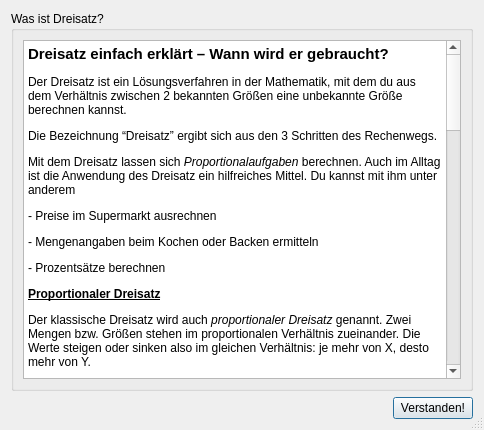
<?xml version="1.0" encoding="UTF-8"?>
<ui version="4.0">
 <class>DialogExplain</class>
 <widget class="QDialog" name="DialogExplain">
  <property name="geometry">
   <rect>
    <x>0</x>
    <y>0</y>
    <width>484</width>
    <height>430</height>
   </rect>
  </property>
  <property name="windowTitle">
   <string>Dreisatz-Hilfe</string>
  </property>
  <property name="sizeGripEnabled">
   <bool>true</bool>
  </property>
  <layout class="QGridLayout" name="gridLayout">
   <item row="0" column="0" colspan="2">
    <widget class="QGroupBox" name="groupBox">
     <property name="title">
      <string>Was ist Dreisatz?</string>
     </property>
     <layout class="QGridLayout" name="gridLayout_2">
      <item row="0" column="0">
       <widget class="QTextEdit" name="textEdit">
        <property name="readOnly">
         <bool>true</bool>
        </property>
        <property name="html">
         <string>&lt;!DOCTYPE HTML PUBLIC &quot;-//W3C//DTD HTML 4.0//EN&quot; &quot;http://www.w3.org/TR/REC-html40/strict.dtd&quot;&gt;
&lt;html&gt;&lt;head&gt;&lt;meta name=&quot;qrichtext&quot; content=&quot;1&quot; /&gt;&lt;meta charset=&quot;utf-8&quot; /&gt;&lt;style type=&quot;text/css&quot;&gt;
p, li { white-space: pre-wrap; }
hr { height: 1px; border-width: 0; }
li.unchecked::marker { content: &quot;\2610&quot;; }
li.checked::marker { content: &quot;\2612&quot;; }
&lt;/style&gt;&lt;/head&gt;&lt;body style=&quot; font-family:'Segoe UI'; font-size:9pt; font-weight:400; font-style:normal;&quot;&gt;
&lt;p style=&quot; margin-top:12px; margin-bottom:12px; margin-left:0px; margin-right:0px; -qt-block-indent:0; text-indent:0px;&quot;&gt;&lt;span style=&quot; font-size:11pt; font-weight:700;&quot;&gt;Dreisatz einfach erklärt – Wann wird er gebraucht?&lt;/span&gt;&lt;/p&gt;
&lt;p style=&quot; margin-top:12px; margin-bottom:12px; margin-left:0px; margin-right:0px; -qt-block-indent:0; text-indent:0px;&quot;&gt;Der Dreisatz ist ein Lösungsverfahren in der Mathematik, mit dem du aus dem Verhältnis zwischen 2 bekannten Größen eine unbekannte Größe berechnen kannst.&lt;/p&gt;
&lt;p style=&quot; margin-top:12px; margin-bottom:12px; margin-left:0px; margin-right:0px; -qt-block-indent:0; text-indent:0px;&quot;&gt;Die Bezeichnung “Dreisatz” ergibt sich aus den 3 Schritten des Rechenwegs.&lt;/p&gt;
&lt;p style=&quot; margin-top:12px; margin-bottom:12px; margin-left:0px; margin-right:0px; -qt-block-indent:0; text-indent:0px;&quot;&gt;Mit dem Dreisatz lassen sich &lt;span style=&quot; font-style:italic;&quot;&gt;Proportionalaufgaben&lt;/span&gt; berechnen. Auch im Alltag ist die Anwendung des Dreisatz ein hilfreiches Mittel. Du kannst mit ihm unter anderem&lt;/p&gt;
&lt;p style=&quot; margin-top:12px; margin-bottom:12px; margin-left:0px; margin-right:0px; -qt-block-indent:0; text-indent:0px;&quot;&gt;- Preise im Supermarkt ausrechnen&lt;/p&gt;
&lt;p style=&quot; margin-top:12px; margin-bottom:12px; margin-left:0px; margin-right:0px; -qt-block-indent:0; text-indent:0px;&quot;&gt;- Mengenangaben beim Kochen oder Backen ermitteln&lt;/p&gt;
&lt;p style=&quot; margin-top:12px; margin-bottom:12px; margin-left:0px; margin-right:0px; -qt-block-indent:0; text-indent:0px;&quot;&gt;- Prozentsätze berechnen&lt;/p&gt;
&lt;p style=&quot; margin-top:12px; margin-bottom:12px; margin-left:0px; margin-right:0px; -qt-block-indent:0; text-indent:0px;&quot;&gt;&lt;span style=&quot; font-weight:700; text-decoration: underline;&quot;&gt;Proportionaler Dreisatz&lt;/span&gt;&lt;/p&gt;
&lt;p style=&quot; margin-top:12px; margin-bottom:12px; margin-left:0px; margin-right:0px; -qt-block-indent:0; text-indent:0px;&quot;&gt;Der klassische Dreisatz wird auch &lt;span style=&quot; font-style:italic;&quot;&gt;proportionaler Dreisatz&lt;/span&gt; genannt. Zwei Mengen bzw. Größen stehen im proportionalen Verhältnis zueinander. Die Werte steigen oder sinken also im gleichen Verhältnis: je mehr von X, desto mehr von Y.&lt;/p&gt;
&lt;p style=&quot; margin-top:12px; margin-bottom:12px; margin-left:0px; margin-right:0px; -qt-block-indent:0; text-indent:0px;&quot;&gt;&lt;span style=&quot; font-weight:700; font-style:italic;&quot;&gt;Beispiel:&lt;/span&gt;&lt;/p&gt;
&lt;p style=&quot; margin-top:12px; margin-bottom:12px; margin-left:0px; margin-right:0px; -qt-block-indent:0; text-indent:0px;&quot;&gt;Stell dir vor, du möchtest drei Packungen Kekse kaufen. Eine Packung Kekse kostet 0,75 €. Dann kosten zwei Packungen Kekse dopppelt so viel (1,50 €) und drei Kekspackungen dreimal so viel (2,25 €). Das ist ein proportionales Verhältnis.&lt;/p&gt;
&lt;p style=&quot; margin-top:12px; margin-bottom:12px; margin-left:0px; margin-right:0px; -qt-block-indent:0; text-indent:0px;&quot;&gt;&lt;span style=&quot; font-weight:700;&quot;&gt;Proportionalen Dreisatz berechnen mit der Dreisatz Formel:&lt;/span&gt;&lt;/p&gt;
&lt;p style=&quot; margin-top:12px; margin-bottom:12px; margin-left:0px; margin-right:0px; -qt-block-indent:0; text-indent:0px;&quot;&gt;Zunächst wollen wir den Rechenweg anhand einer Aufgabe und einer Tabelle veranschaulichen.&lt;/p&gt;
&lt;p style=&quot; margin-top:12px; margin-bottom:12px; margin-left:0px; margin-right:0px; -qt-block-indent:0; text-indent:0px;&quot;&gt;Die Aufgabenstellung in einer Mathearbeit könnte lauten:&lt;/p&gt;
&lt;p style=&quot; margin-top:12px; margin-bottom:12px; margin-left:0px; margin-right:0px; -qt-block-indent:0; text-indent:0px;&quot;&gt;“Ihr steht im Supermarkt an der Käsetheke und wollt 3 kg Gouda kaufen. 5 Kilogramm Gouda kosten 25,50 Euro. Wieviel kosten 3 Kilogramm?”&lt;/p&gt;
&lt;p style=&quot; margin-top:12px; margin-bottom:12px; margin-left:0px; margin-right:0px; -qt-block-indent:0; text-indent:0px;&quot;&gt;Der Lösungweg ist eigentlich ganz einfach:&lt;/p&gt;
&lt;p style=&quot; margin-top:12px; margin-bottom:12px; margin-left:0px; margin-right:0px; -qt-block-indent:0; text-indent:0px;&quot;&gt;&lt;span style=&quot; font-style:italic; text-decoration: underline;&quot;&gt;Schritt 1: Datenerfassung&lt;/span&gt;&lt;/p&gt;
&lt;p style=&quot; margin-top:12px; margin-bottom:12px; margin-left:0px; margin-right:0px; -qt-block-indent:0; text-indent:0px;&quot;&gt;→ 5 kg Käse kosten 25,50 €&lt;/p&gt;
&lt;p style=&quot; margin-top:12px; margin-bottom:12px; margin-left:0px; margin-right:0px; -qt-block-indent:0; text-indent:0px;&quot;&gt;&lt;span style=&quot; font-style:italic; text-decoration: underline;&quot;&gt;Schritt 2: Preis für 1 kg berechnen&lt;/span&gt;&lt;/p&gt;
&lt;p style=&quot; margin-top:12px; margin-bottom:12px; margin-left:0px; margin-right:0px; -qt-block-indent:0; text-indent:0px;&quot;&gt;→ 1 kg Käse kosten 25,50 : 5 = 5,10€&lt;/p&gt;
&lt;p style=&quot; margin-top:12px; margin-bottom:12px; margin-left:0px; margin-right:0px; -qt-block-indent:0; text-indent:0px;&quot;&gt;&lt;span style=&quot; font-style:italic; text-decoration: underline;&quot;&gt;Schritt 3: Preis für 3 kg berechnen&lt;/span&gt;&lt;/p&gt;
&lt;p style=&quot; margin-top:12px; margin-bottom:12px; margin-left:0px; margin-right:0px; -qt-block-indent:0; text-indent:0px;&quot;&gt;→ 3 kg Käse kosten 5,10 • 3 = 15,30&lt;/p&gt;
&lt;p style=&quot; margin-top:12px; margin-bottom:12px; margin-left:0px; margin-right:0px; -qt-block-indent:0; text-indent:0px;&quot;&gt;&lt;img src=&quot;:/icons/Proportionaler-Dreisatz-Rechenweg.jpg&quot; /&gt;&lt;/p&gt;
&lt;p style=&quot; margin-top:12px; margin-bottom:12px; margin-left:0px; margin-right:0px; -qt-block-indent:0; text-indent:0px;&quot;&gt;&lt;span style=&quot; font-weight:700;&quot;&gt;Proportionaler Dreisatz - Rechenweg&lt;/span&gt;&lt;/p&gt;
&lt;p style=&quot; margin-top:12px; margin-bottom:12px; margin-left:0px; margin-right:0px; -qt-block-indent:0; text-indent:0px;&quot;&gt;Hat man einmal den Rechenweg des proportionalen Dreisatzes verinnerlicht, kann man auch ohne Tabelle arbeiten und stattdessen direkt die Formel anwenden:&lt;/p&gt;
&lt;p align=&quot;center&quot; style=&quot; margin-top:12px; margin-bottom:12px; margin-left:0px; margin-right:0px; -qt-block-indent:0; text-indent:0px;&quot;&gt;&lt;span style=&quot; font-style:italic; text-decoration: underline;&quot;&gt;Proportionaler Dreisatz: Formel&lt;/span&gt;&lt;/p&gt;
&lt;p align=&quot;center&quot; style=&quot; margin-top:12px; margin-bottom:12px; margin-left:0px; margin-right:0px; -qt-block-indent:0; text-indent:0px;&quot;&gt;&lt;img src=&quot;:/icons/Proportionaler-Dreisatz-Formel-1.jpg&quot; /&gt;&lt;/p&gt;
&lt;p style=&quot; margin-top:12px; margin-bottom:12px; margin-left:0px; margin-right:0px; -qt-block-indent:0; text-indent:0px;&quot;&gt;&lt;span style=&quot; font-weight:700; text-decoration: underline;&quot;&gt;Antiproportionaler Dreisatz bzw. umgekehrter Dreisatz&lt;/span&gt;&lt;/p&gt;
&lt;p style=&quot; margin-top:0px; margin-bottom:0px; margin-left:0px; margin-right:0px; -qt-block-indent:0; text-indent:0px;&quot;&gt;Der antiproportionale Dreisatz wird auch &lt;span style=&quot; font-style:italic;&quot;&gt;umgekehrter Dreisatz&lt;/span&gt; genannt. Beim antiproportionalen Dreisatz stehen zwei Größen in einem antiproportionalen Zusammenhang. Hier gilt also: Je mehr von Größe X, desto weniger von Größe Y. Beispiel:&lt;/p&gt;
&lt;p style=&quot;-qt-paragraph-type:empty; margin-top:0px; margin-bottom:0px; margin-left:0px; margin-right:0px; -qt-block-indent:0; text-indent:0px;&quot;&gt;&lt;br /&gt;&lt;/p&gt;
&lt;p style=&quot; margin-top:0px; margin-bottom:0px; margin-left:0px; margin-right:0px; -qt-block-indent:0; text-indent:0px;&quot;&gt;Stell dir vor, beim Supermarkt kommt eine neue Warenlieferung an. Drei Arbeitskräfte sollen die Waren in die Regale einsortieren. Sie brauchen dafür 10 Stunden. Werden allerdings drei zusätzliche Mitarbeiter angefordert, brauchen alle sechs gemeinsam nur halb so viel Zeit, also 5 Stunden.&lt;/p&gt;
&lt;p style=&quot;-qt-paragraph-type:empty; margin-top:0px; margin-bottom:0px; margin-left:0px; margin-right:0px; -qt-block-indent:0; text-indent:0px;&quot;&gt;&lt;br /&gt;&lt;/p&gt;
&lt;p align=&quot;center&quot; style=&quot; margin-top:0px; margin-bottom:0px; margin-left:0px; margin-right:0px; -qt-block-indent:0; text-indent:0px;&quot;&gt;&lt;span style=&quot; font-style:italic; text-decoration: underline;&quot;&gt;Antiproportionaler Dreisatz - Beispiel&lt;/span&gt;&lt;/p&gt;
&lt;p style=&quot; margin-top:0px; margin-bottom:0px; margin-left:0px; margin-right:0px; -qt-block-indent:0; text-indent:0px;&quot;&gt;&lt;img src=&quot;:/icons/Antiproportionaler-Dreisatz.jpg&quot; /&gt;&lt;/p&gt;
&lt;p style=&quot; margin-top:0px; margin-bottom:0px; margin-left:0px; margin-right:0px; -qt-block-indent:0; text-indent:0px;&quot;&gt;&lt;span style=&quot; font-weight:700;&quot;&gt;Antiproportionalen Dreisatz berechnen – Formel&lt;/span&gt;&lt;/p&gt;
&lt;p style=&quot; margin-top:0px; margin-bottom:0px; margin-left:0px; margin-right:0px; -qt-block-indent:0; text-indent:0px;&quot;&gt;Auch in diesem Fall kann man den Rechenweg sehr gut mit einer Tabelle veranschaulichen. Doch schauen wir uns zunächst eine Beispielaufgabe an:&lt;/p&gt;
&lt;p style=&quot;-qt-paragraph-type:empty; margin-top:0px; margin-bottom:0px; margin-left:0px; margin-right:0px; -qt-block-indent:0; text-indent:0px;&quot;&gt;&lt;br /&gt;&lt;/p&gt;
&lt;p style=&quot; margin-top:0px; margin-bottom:0px; margin-left:0px; margin-right:0px; -qt-block-indent:0; text-indent:0px;&quot;&gt;“Drei Mitarbeiter des Finanzamts brauchen 32 Stunden, um die Abrechnung eines wichtigen Kunden fertigzustellen. Wie viele Stunden werden insgesamt benötigt, wenn acht Mitarbeiter an der Abrechnung arbeiten?”&lt;/p&gt;
&lt;p style=&quot;-qt-paragraph-type:empty; margin-top:0px; margin-bottom:0px; margin-left:0px; margin-right:0px; -qt-block-indent:0; text-indent:0px;&quot;&gt;&lt;br /&gt;&lt;/p&gt;
&lt;p style=&quot; margin-top:0px; margin-bottom:0px; margin-left:0px; margin-right:0px; -qt-block-indent:0; text-indent:0px;&quot;&gt;Auch hier besteht der Rechenweg wieder aus 3 Schritten:&lt;/p&gt;
&lt;p style=&quot;-qt-paragraph-type:empty; margin-top:0px; margin-bottom:0px; margin-left:0px; margin-right:0px; -qt-block-indent:0; text-indent:0px;&quot;&gt;&lt;br /&gt;&lt;/p&gt;
&lt;p style=&quot; margin-top:0px; margin-bottom:0px; margin-left:0px; margin-right:0px; -qt-block-indent:0; text-indent:0px;&quot;&gt;&lt;span style=&quot; font-style:italic; text-decoration: underline;&quot;&gt;Schritt 1: Datenerfassung&lt;/span&gt;&lt;/p&gt;
&lt;p style=&quot; margin-top:0px; margin-bottom:0px; margin-left:0px; margin-right:0px; -qt-block-indent:0; text-indent:0px;&quot;&gt;→ 3 Mitarbeiter benötigen 32 Arbeitsstunden&lt;/p&gt;
&lt;p style=&quot; margin-top:0px; margin-bottom:0px; margin-left:0px; margin-right:0px; -qt-block-indent:0; text-indent:0px;&quot;&gt;&lt;span style=&quot; font-style:italic; text-decoration: underline;&quot;&gt;Schritt 2: Stunden für einen Mitarbeiter berechnen&lt;/span&gt;&lt;/p&gt;
&lt;p style=&quot; margin-top:0px; margin-bottom:0px; margin-left:0px; margin-right:0px; -qt-block-indent:0; text-indent:0px;&quot;&gt;→ 1  Mitarbeiter alleine benötigt 32 Stunden •  3 = 96 Arbeitsstunden&lt;/p&gt;
&lt;p style=&quot; margin-top:0px; margin-bottom:0px; margin-left:0px; margin-right:0px; -qt-block-indent:0; text-indent:0px;&quot;&gt;&lt;span style=&quot; font-style:italic; text-decoration: underline;&quot;&gt;Schritt 3: Stunden für 8 Mitarbeiter berechnen&lt;/span&gt;&lt;/p&gt;
&lt;p style=&quot; margin-top:0px; margin-bottom:0px; margin-left:0px; margin-right:0px; -qt-block-indent:0; text-indent:0px;&quot;&gt;→ 8 Mitarbeiter benötigen 96 Stunden : 8 = 12 Arbeitsstunden&lt;/p&gt;
&lt;p style=&quot;-qt-paragraph-type:empty; margin-top:0px; margin-bottom:0px; margin-left:0px; margin-right:0px; -qt-block-indent:0; text-indent:0px;&quot;&gt;&lt;br /&gt;&lt;/p&gt;
&lt;p style=&quot; margin-top:0px; margin-bottom:0px; margin-left:0px; margin-right:0px; -qt-block-indent:0; text-indent:0px;&quot;&gt;Eigentlich ganz einfach oder? Der wichtigste Schritt ist zu erkennen, dass es sich um eine antiproportionale Zuordnung handelt, denn je mehr Mitarbeiter am selben Projekt arbeiten, desto weniger Zeit wird insgesamt benötigt.&lt;/p&gt;
&lt;p style=&quot; margin-top:0px; margin-bottom:0px; margin-left:0px; margin-right:0px; -qt-block-indent:0; text-indent:0px;&quot;&gt;&lt;img src=&quot;:/icons/Antiproportionaler-Dreisatz.jpg&quot; /&gt;&lt;/p&gt;
&lt;p style=&quot; margin-top:0px; margin-bottom:0px; margin-left:0px; margin-right:0px; -qt-block-indent:0; text-indent:0px;&quot;&gt;Die Tabelle dient der Veranschaulichung. Natürlich kannst Du die Lösung auch einfach mit der Formel ermitteln:&lt;/p&gt;
&lt;p align=&quot;center&quot; style=&quot; margin-top:0px; margin-bottom:0px; margin-left:0px; margin-right:0px; -qt-block-indent:0; text-indent:0px;&quot;&gt;&lt;img src=&quot;:/icons/Proportionaler-Dreisatz-Formel-1.jpg&quot; /&gt;&lt;/p&gt;
&lt;p style=&quot;-qt-paragraph-type:empty; margin-top:0px; margin-bottom:0px; margin-left:0px; margin-right:0px; -qt-block-indent:0; text-indent:0px;&quot;&gt;&lt;br /&gt;&lt;/p&gt;&lt;/body&gt;&lt;/html&gt;</string>
        </property>
       </widget>
      </item>
     </layout>
    </widget>
   </item>
   <item row="1" column="0">
    <spacer name="horizontalSpacer">
     <property name="orientation">
      <enum>Qt::Orientation::Horizontal</enum>
     </property>
     <property name="sizeHint" stdset="0">
      <size>
       <width>382</width>
       <height>20</height>
      </size>
     </property>
    </spacer>
   </item>
   <item row="1" column="1">
    <widget class="QPushButton" name="btnUnterstood">
     <property name="text">
      <string>Verstanden!</string>
     </property>
    </widget>
   </item>
  </layout>
 </widget>
 <resources/>
 <connections>
  <connection>
   <sender>btnUnterstood</sender>
   <signal>clicked()</signal>
   <receiver>DialogExplain</receiver>
   <slot>accept()</slot>
   <hints>
    <hint type="sourcelabel">
     <x>437</x>
     <y>408</y>
    </hint>
    <hint type="destinationlabel">
     <x>241</x>
     <y>214</y>
    </hint>
   </hints>
  </connection>
 </connections>
</ui>
